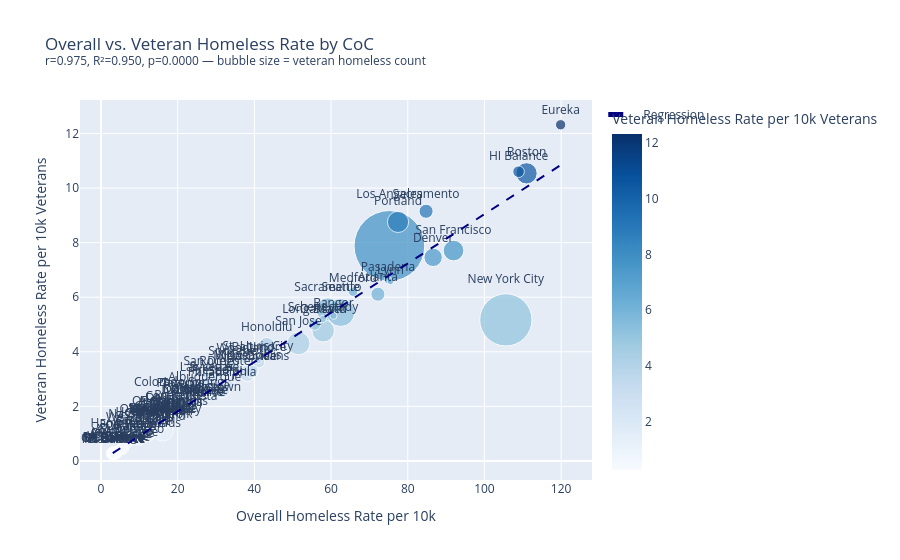

Notebook code cell kept with this figure:
### Code cell
slope, intercept, r, p, se = stats.linregress(df['homeless_rate_per_10k'], df['veteran_rate_per_10k'])
r2 = r ** 2
print(f'Overall vs veteran homeless rate: r={r:.3f}, R²={r2:.3f}, p={p:.4f}')

x_range = [df['homeless_rate_per_10k'].min(), df['homeless_rate_per_10k'].max()]
y_range = [slope * x + intercept for x in x_range]

fig1 = px.scatter(
    df, x='homeless_rate_per_10k', y='veteran_rate_per_10k',
    size='veteran_homeless',
    color='veteran_rate_per_10k', color_continuous_scale='Blues',
    text='city_name',
    hover_name='coc_name',
    hover_data={'state_postal': True, 'veteran_homeless': ':,', 'homeless_rate_per_10k': ':.1f', 'veteran_rate_per_10k': ':.1f'},
    title=f'Overall vs. Veteran Homeless Rate by CoC<br><sup>r={r:.3f}, R²={r2:.3f}, p={p:.4f} — bubble size = veteran homeless count</sup>',
    labels={'homeless_rate_per_10k': 'Overall Homeless Rate per 10k', 'veteran_rate_per_10k': 'Veteran Homeless Rate per 10k Veterans'},
    size_max=50,
)
fig1.add_trace(go.Scatter(x=x_range, y=y_range, mode='lines', name='Regression', line=dict(color='navy', dash='dash')))
fig1.update_traces(textposition='top center', selector=dict(mode='markers+text'))
fig1.show()

### Figure 1 — Plotly figure (JSON) as saved in the notebook; plotly's stock layout.template omitted (floating-point values rounded to 4 significant figures; data arrays with more than 128 entries replaced by an {"elided": "..."} marker saying what was removed)
{"data": [{"customdata": {"elided": "102x2 mixed values"}, "hovertemplate": "<b>%{hovertext}</b><br><br>Overall Homeless Rate per 10k=%{x:.1f}<br>Veteran Homeless Rate per 10k Veterans=%{marker.color:.1f}<br>veteran_homeless=%{customdata[1]:,}<br>city_name=%{text}<br>state_postal=%{customdata[0]}<extra></extra>", "hovertext": ["Los Angeles City & County CoC", "San Diego City & County CoC", "Sacramento City & County CoC", "Oakland, Berkeley/Alameda County CoC", "San Francisco CoC", "Sacramento City & County CoC", "Fresno City & County CoC", "Pasadena CoC", "Humboldt County CoC", "Contra Costa County CoC", "Yolo County CoC", "Long Beach CoC", "Glendale CoC", "San Jose/Santa Clara City & County CoC", "Riverside City & County CoC", "New York City CoC", "Syracuse, Auburn/Onondaga, Oswego Counties CoC", "Nassau, Suffolk Counties CoC", "Rockland County CoC", "Schenectady City & County CoC", "Seattle/King County CoC", "Washington Balance of State CoC", "Spokane City & County CoC", "Tacoma/Lakewood/Pierce County CoC", "Portland/Multnomah County CoC", "Oregon Balance of State CoC", "Medford/Ashland/Jackson County CoC", "Houston/Harris County CoC", "Dallas City & County CoC", "Fort Worth/Arlington/Tarrant County CoC", "Austin/Travis County CoC", "Waco/McLennan County CoC", "Sarasota/Bradenton/Manatee, Sarasota Counties CoC", "Tampa/Hillsborough County CoC", "Orlando/Orange, Osceola, Seminole Counties CoC", "Pasco County CoC", "Miami/Dade County CoC", "Metropolitan Denver CoC", "Colorado Balance of State CoC", "Colorado Springs/El Paso County CoC", "Boston CoC", "Massachusetts Balance of State CoC", "Lynn CoC", "Phoenix/Mesa/Maricopa County CoC", "Arizona Balance of State CoC", "Tucson/Pima County CoC", "Chicago CoC", "Illinois Balance of State CoC", "DuPage County CoC", "Minneapolis/Hennepin County CoC", "Saint Paul/Ramsey County CoC", "Rochester/Southeast Minnesota CoC", "Philadelphia CoC", "Pittsburgh/Allegheny County CoC", "Pennsylvania Balance of State CoC", "Atlanta CoC", "Georgia Balance of State CoC", "Las Vegas/Clark County CoC", "Reno/Sparks/Washoe County CoC", "Detroit CoC", "Dearborn/Dearborn Heights/Westland/Wayne County CoC", "Flint/Genesee County CoC", "Cincinnati/Hamilton County CoC", "Toledo/Lucas County CoC", "Columbus/Franklin County CoC", "Youngstown/Mahoning County CoC", "Cleveland/Cuyahoga County CoC", "Baltimore CoC", "Maryland Balance of State CoC", "Roanoke City & County/Salem CoC", "Newport News/Hampton/Virginia Beach CoC", "Arlington County CoC", "Virginia Balance of State CoC", "Raleigh/Wake County CoC", "Charlotte/Mecklenburg County CoC", "Durham County CoC", "North Carolina Balance of State CoC", "Hawaii Balance of State CoC", "Honolulu CoC", "Indianapolis CoC", "Indiana Balance of State CoC", "Nashville/Davidson County CoC", "Memphis/Shelby County CoC", "Tennessee Balance of State CoC", "St. Louis City CoC", "St. Louis County CoC", "Kansas City CoC", "Lafayette/Acadiana CoC", "New Orleans/Jefferson Parish CoC", "Monroe/Northeast Louisiana CoC", "Wisconsin Balance of State CoC", "Racine City & County CoC", "Albuquerque CoC", "New Mexico Balance of State CoC", "Oklahoma City CoC", "Tulsa City & County CoC", "Louisville/Jefferson County CoC", "Kentucky Balance of State CoC", "Columbia/Midlands CoC", "Greenville/Anderson/Spartanburg CoC", "Maine Balance of State CoC", "Bangor/Penobscot County CoC"], "legendgroup": "", "marker": {"color": [7.88, 2.82, 5.55, 4.77, 7.71, 9.15, 2.74, 6.63, 12.32, 1.82, 3.68, 5.01, 2.24, 4.31, 1.28, 5.17, 2.95, 1.1, 1.24, 5.2, 5.44, 0.9, 3.48, 2.3, 8.76, 1.49, 6.2, 1.08, 1.65, 0.82, 1.64, 1.6, 1.43, 1.32, 0.72, 0.93, 1.15, 7.46, 0.46, 2.35, 10.54, 1.12, 6.57, 2.03, 0.62, 2.04, 1.04, 0.29, 0.45, 3.21, 2.77, 3.23, 2.61, 1.0, 0.27, 6.11, 0.27, 2.7, 1.95, 1.22, 0.36, 1.77, 1.35, 1.67, 1.45, 2.27, 1.36, 3.62, 0.34, 1.98, 0.92, 1.42, 0.28, 0.81, 1.36, 2.18, 0.26, 10.6, 4.23, 1.68, 0.3, 3.27, 1.63, 0.28, 3.71, 0.72, 2.2, 2.17, 3.33, 2.1, 0.37, 2.13, 2.54, 0.61, 1.41, 1.11, 1.45, 0.46, 1.73, 0.98, 1.41, 5.32], "coloraxis": "coloraxis", "size": [7892, 942, 871, 802, 674, 312, 278, 92, 168, 212, 82, 234, 44, 834, 312, 4312, 142, 312, 42, 82, 1234, 492, 182, 212, 712, 512, 138, 512, 432, 172, 212, 42, 134, 192, 202, 52, 312, 534, 238, 172, 712, 712, 62, 912, 178, 212, 534, 212, 42, 412, 152, 72, 412, 122, 278, 312, 256, 612, 92, 212, 62, 72, 112, 72, 192, 52, 172, 212, 192, 62, 82, 34, 212, 92, 152, 72, 212, 212, 412, 162, 178, 234, 152, 152, 112, 72, 112, 52, 152, 42, 172, 42, 172, 82, 112, 72, 112, 172, 72, 92, 172, 82], "sizemode": "area", "sizeref": 3.157, "symbol": "circle"}, "mode": "markers+text", "name": "", "orientation": "v", "showlegend": false, "text": ["Los Angeles", "San Diego", "Sacramento", "Oakland", "San Francisco", "Sacramento", "Fresno", "Pasadena", "Eureka", "Contra Costa", "Woodland", "Long Beach", "Glendale", "San Jose", "Riverside", "New York City", "Syracuse", "Nassau/Suffolk", "Rockland", "Schenectady", "Seattle", "WA Balance", "Spokane", "Tacoma", "Portland", "OR Balance", "Medford", "Houston", "Dallas", "Fort Worth", "Austin", "Waco", "Sarasota", "Tampa", "Orlando", "Pasco", "Miami", "Denver", "CO Balance", "Colorado Springs", "Boston", "MA Balance", "Lynn", "Phoenix", "AZ Balance", "Tucson", "Chicago", "IL Balance", "DuPage", "Minneapolis", "St. Paul", "Rochester", "Philadelphia", "Pittsburgh", "PA Balance", "Atlanta", "GA Balance", "Las Vegas", "Reno", "Detroit", "Dearborn", "Flint", "Cincinnati", "Toledo", "Columbus", "Youngstown", "Cleveland", "Baltimore", "MD Balance", "Roanoke", "Hampton Roads", "Arlington", "VA Balance", "Raleigh", "Charlotte", "Durham", "NC Balance", "HI Balance", "Honolulu", "Indianapolis", "IN Balance", "Nashville", "Memphis", "TN Balance", "St. Louis City", "St. Louis Co", "Kansas City", "Lafayette", "New Orleans", "Monroe", "WI Balance", "Racine", "Albuquerque", "NM Balance", "Oklahoma City", "Tulsa", "Louisville", "KY Balance", "Columbia", "Greenville", "ME Balance", "Bangor"], "textposition": "top center", "type": "scatter", "x": [75.21, 28.83, 59.17, 57.94, 91.94, 84.78, 28.55, 74.84, 119.9, 20.96, 37.61, 55.7, 24.73, 51.51, 15.04, 105.6, 29.6, 12.9, 15.43, 57.88, 62.52, 9.84, 34.26, 21.37, 77.47, 16.41, 65.72, 10.02, 16.11, 7.49, 14.26, 16.49, 13.46, 12.21, 7.03, 10.39, 12.78, 86.62, 5.61, 21.06, 111.0, 16.1, 75.5, 20.36, 6.38, 20.5, 11.92, 3.95, 5.5, 38.17, 33.47, 32.93, 31.58, 11.31, 3.18, 72.22, 3.06, 27.63, 21.93, 15.14, 3.64, 19.96, 14.86, 18.85, 16.12, 27.62, 16.08, 41.18, 4.15, 20.24, 9.08, 17.26, 3.5, 9.16, 15.54, 22.21, 3.32, 108.9, 43.22, 19.01, 3.47, 39.28, 19.73, 3.34, 40.92, 8.09, 24.29, 26.41, 39.75, 26.7, 4.41, 27.06, 27.06, 6.19, 15.51, 12.85, 15.94, 5.44, 19.51, 11.0, 16.7, 60.62], "xaxis": "x", "y": [7.88, 2.82, 5.55, 4.77, 7.71, 9.15, 2.74, 6.63, 12.32, 1.82, 3.68, 5.01, 2.24, 4.31, 1.28, 5.17, 2.95, 1.1, 1.24, 5.2, 5.44, 0.9, 3.48, 2.3, 8.76, 1.49, 6.2, 1.08, 1.65, 0.82, 1.64, 1.6, 1.43, 1.32, 0.72, 0.93, 1.15, 7.46, 0.46, 2.35, 10.54, 1.12, 6.57, 2.03, 0.62, 2.04, 1.04, 0.29, 0.45, 3.21, 2.77, 3.23, 2.61, 1.0, 0.27, 6.11, 0.27, 2.7, 1.95, 1.22, 0.36, 1.77, 1.35, 1.67, 1.45, 2.27, 1.36, 3.62, 0.34, 1.98, 0.92, 1.42, 0.28, 0.81, 1.36, 2.18, 0.26, 10.6, 4.23, 1.68, 0.3, 3.27, 1.63, 0.28, 3.71, 0.72, 2.2, 2.17, 3.33, 2.1, 0.37, 2.13, 2.54, 0.61, 1.41, 1.11, 1.45, 0.46, 1.73, 0.98, 1.41, 5.32], "yaxis": "y"}, {"line": {"color": "navy", "dash": "dash"}, "mode": "lines", "name": "Regression", "type": "scatter", "x": [3.06, 119.9], "y": [0.2881, 10.84]}], "layout": {"coloraxis": {"colorbar": {"title": {"text": "Veteran Homeless Rate per 10k Veterans"}}, "colorscale": [[0.0, "rgb(247,251,255)"], [0.125, "rgb(222,235,247)"], [0.25, "rgb(198,219,239)"], [0.375, "rgb(158,202,225)"], [0.5, "rgb(107,174,214)"], [0.625, "rgb(66,146,198)"], [0.75, "rgb(33,113,181)"], [0.875, "rgb(8,81,156)"], [1.0, "rgb(8,48,107)"]]}, "legend": {"itemsizing": "constant", "tracegroupgap": 0}, "title": {"text": "Overall vs. Veteran Homeless Rate by CoC<br><sup>r=0.975, R²=0.950, p=0.0000 — bubble size = veteran homeless count</sup>"}, "xaxis": {"anchor": "y", "domain": [0.0, 1.0], "title": {"text": "Overall Homeless Rate per 10k"}}, "yaxis": {"anchor": "x", "domain": [0.0, 1.0], "title": {"text": "Veteran Homeless Rate per 10k Veterans"}}}}
